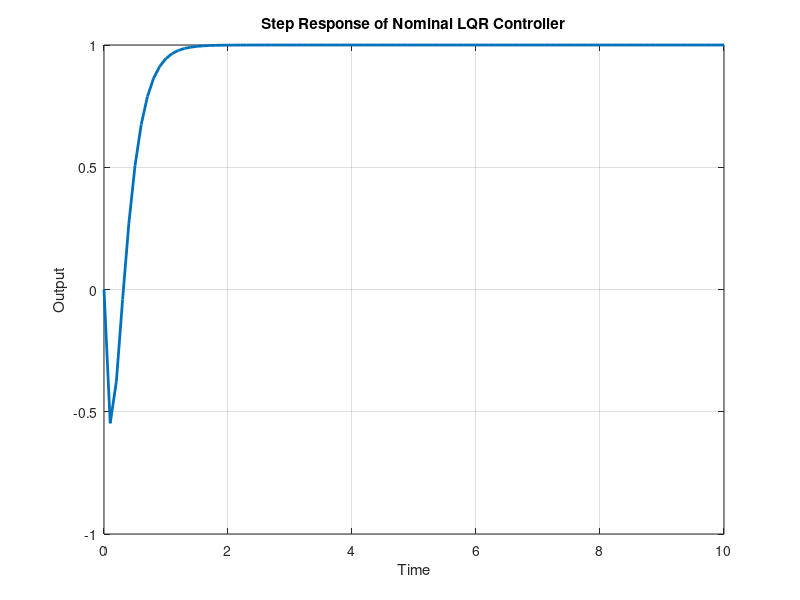
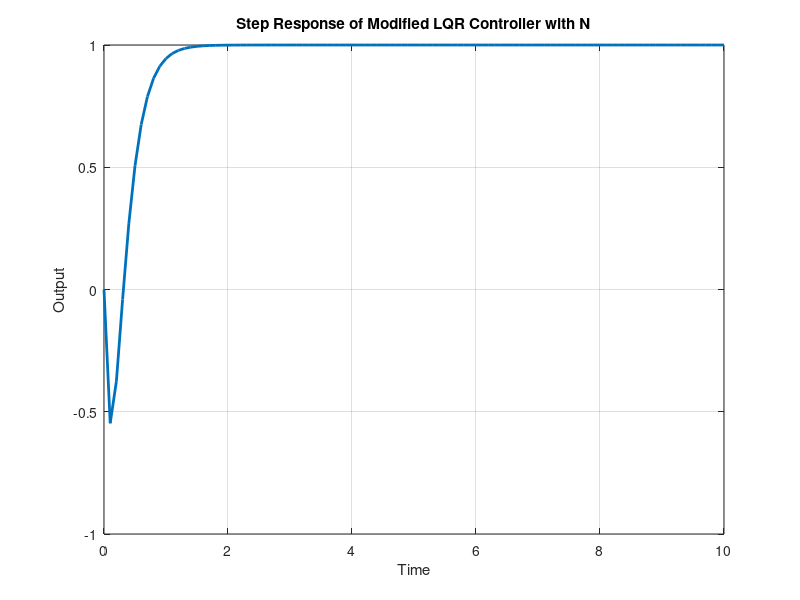
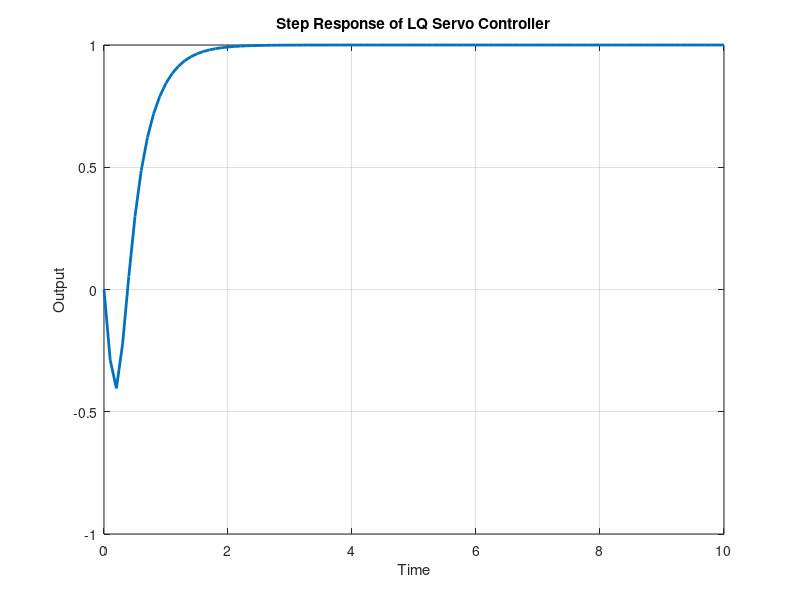
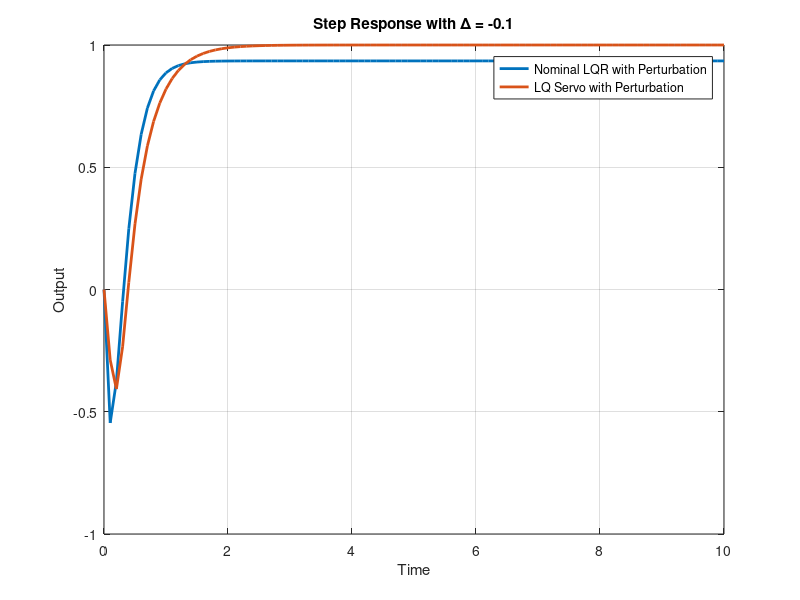

MATLAB code for these plots, in order:
close all; clear all;

% Define system matrices
A = [1 5; -2 3];
B = [1; 0];
C = [1 0];
D = [0];

% Define cost matrices
Q = eye(2); % Q = I_2
R = 0.01;

% Basic LQR design
Klqr = lqr(A, B, Q, R);

% Compute N for reference tracking
N_bar = inv(-C * inv(A - B * Klqr) * B);

% Closed-loop system for nominal case
Acl = A - B * Klqr;
Bcl = B * N_bar;
Ccl = C;
Dcl = D;
sys_cl_nom = ss(Acl, Bcl, Ccl, Dcl);

% Simulation and plotting
t = 0:0.1:10;
r = ones(size(t)); % Step input
[y, t, x] = lsim(sys_cl_nom, r, t);

figure;
plot(t, y, 'LineWidth', 2);
xlabel('Time');
ylabel('Output');
title('Step Response of Nominal LQR Controller');
grid on;

% Compute N for modified control law
N = inv(-C * inv(A - B * Klqr) * B);

% Closed-loop system with modified control law
Bcl_modified = B * N;
sys_cl_modified = ss(Acl, Bcl_modified, Ccl, Dcl);

% Simulation and plotting
[y_mod, t_mod, x_mod] = lsim(sys_cl_modified, r, t);

figure;
plot(t_mod, y_mod, 'LineWidth', 2);
xlabel('Time');
ylabel('Output');
title('Step Response of Modified LQR Controller with N');
grid on;

% Augmented state-space matrices
A_aug = [A zeros(2, 1); -C 0];
B_aug = [B; 0];
QI = 200; % Choose QI to achieve similar performance
Q_aug = blkdiag(Q, QI);
R_aug = R;

% LQR design for augmented system
K_aug = lqr(A_aug, B_aug, Q_aug, R_aug);

% Closed-loop system for LQ servo
Acl_aug = A_aug - B_aug * K_aug;
Bcl_aug = [zeros(2, 1); 1];
Ccl_aug = [C 0];
Dcl_aug = D;
sys_cl_servo = ss(Acl_aug, Bcl_aug, Ccl_aug, Dcl_aug);

% Simulation and plotting
[y_servo, t_servo, x_servo] = lsim(sys_cl_servo, r, t);

figure;
plot(t_servo, y_servo, 'LineWidth', 2);
xlabel('Time');
ylabel('Output');
title('Step Response of LQ Servo Controller');
grid on;

% Perturbed system
Delta = -0.1;
A_pert = A + Delta * eye(2);

% Recalculate systems with perturbed A
Acl_pert = A_pert - B * Klqr;
sys_cl_nom_pert = ss(Acl_pert, B * N_bar, C, D);

Acl_aug_pert = [A_pert zeros(2, 1); -C 0] - B_aug * K_aug;
sys_cl_servo_pert = ss(Acl_aug_pert, [zeros(2, 1); 1], [C 0], D);

% Simulation and plotting for perturbed systems
[y_nom_pert, t_nom_pert] = lsim(sys_cl_nom_pert, r, t);
[y_servo_pert, t_servo_pert] = lsim(sys_cl_servo_pert, r, t);

figure;
plot(t_nom_pert, y_nom_pert, 'LineWidth', 2);
hold on;
plot(t_servo_pert, y_servo_pert, 'LineWidth', 2);
xlabel('Time');
ylabel('Output');
title('Step Response with \Delta = -0.1');
legend('Nominal LQR with Perturbation', 'LQ Servo with Perturbation');
grid on;

s = tf('s');
G = (s+8)/((s + 1)*(s + 10));
K = 2.3/s;
a = 5.89;
b = 0.1;
Gc = (s + a)*(s + b)/(s);
GPID = G*Gc;
GPID = GPID*K;
Gclosed =feedback(GPID,1);
figure;
rlocus(Gclosed);
figure
step(Gclosed);
disp(pole(Gclosed));
disp(zero(Gclosed));



